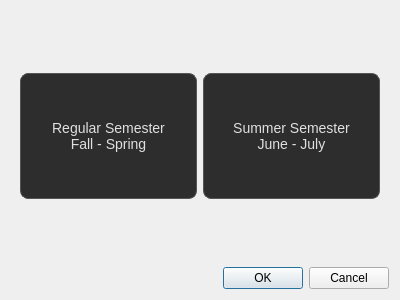
<?xml version="1.0" encoding="UTF-8"?>
<ui version="4.0">
 <class>newSemester</class>
 <widget class="QDialog" name="newSemester">
  <property name="geometry">
   <rect>
    <x>0</x>
    <y>0</y>
    <width>400</width>
    <height>300</height>
   </rect>
  </property>
  <property name="windowTitle">
   <string>Dialog</string>
  </property>
  <layout class="QVBoxLayout" name="verticalLayout">
   <item>
    <widget class="QFrame" name="frame">
     <property name="frameShape">
      <enum>QFrame::Shape::NoFrame</enum>
     </property>
     <property name="frameShadow">
      <enum>QFrame::Shadow::Raised</enum>
     </property>
     <layout class="QHBoxLayout" name="horizontalLayout">
      <item>
       <widget class="QPushButton" name="regular_semester_button">
        <property name="minimumSize">
         <size>
          <width>0</width>
          <height>126</height>
         </size>
        </property>
        <property name="cursor">
         <cursorShape>PointingHandCursor</cursorShape>
        </property>
        <property name="layoutDirection">
         <enum>Qt::LayoutDirection::LeftToRight</enum>
        </property>
        <property name="styleSheet">
         <string notr="true">QPushButton {
    background-color: #2d2d2d;
    border: 1px solid #555;
    border-radius: 8px;
    color: #e0e0e0;
    padding: 15px;
    font-size: 14px;
    text-align: center;
}

QPushButton:hover {
    background-color: #353535;
    border-color: #3daee9;
}

QPushButton:pressed {
    background-color: #3daee9;
    color: white;
}

QPushButton:checked {
    background-color: #353535;
    border-color: #3daee9;
}</string>
        </property>
        <property name="text">
         <string>Regular Semester
Fall - Spring</string>
        </property>
        <property name="checkable">
         <bool>true</bool>
        </property>
        <property name="checked">
         <bool>false</bool>
        </property>
        <property name="autoExclusive">
         <bool>true</bool>
        </property>
        <property name="autoDefault">
         <bool>false</bool>
        </property>
        <property name="default">
         <bool>false</bool>
        </property>
        <property name="flat">
         <bool>false</bool>
        </property>
       </widget>
      </item>
      <item>
       <widget class="QPushButton" name="summer_semester_button">
        <property name="minimumSize">
         <size>
          <width>0</width>
          <height>126</height>
         </size>
        </property>
        <property name="cursor">
         <cursorShape>PointingHandCursor</cursorShape>
        </property>
        <property name="layoutDirection">
         <enum>Qt::LayoutDirection::LeftToRight</enum>
        </property>
        <property name="styleSheet">
         <string notr="true">QPushButton {
    background-color: #2d2d2d;
    border: 1px solid #555;
    border-radius: 8px;
    color: #e0e0e0;
    padding: 15px;
    font-size: 14px;
    text-align: center;
}

QPushButton:hover {
    background-color: #353535;
    border-color: #3daee9;
}

QPushButton:pressed {
    background-color: #3daee9;
    color: white;
}

QPushButton:checked {
    background-color: #353535;
    border-color: #3daee9;
}</string>
        </property>
        <property name="text">
         <string>Summer Semester
June - July</string>
        </property>
        <property name="checkable">
         <bool>true</bool>
        </property>
        <property name="autoExclusive">
         <bool>true</bool>
        </property>
        <property name="autoDefault">
         <bool>false</bool>
        </property>
        <property name="default">
         <bool>false</bool>
        </property>
        <property name="flat">
         <bool>false</bool>
        </property>
       </widget>
      </item>
     </layout>
    </widget>
   </item>
   <item>
    <widget class="QDialogButtonBox" name="buttonBox">
     <property name="orientation">
      <enum>Qt::Orientation::Horizontal</enum>
     </property>
     <property name="standardButtons">
      <set>QDialogButtonBox::StandardButton::Cancel|QDialogButtonBox::StandardButton::Ok</set>
     </property>
    </widget>
   </item>
  </layout>
 </widget>
 <resources/>
 <connections>
  <connection>
   <sender>buttonBox</sender>
   <signal>accepted()</signal>
   <receiver>newSemester</receiver>
   <slot>accept()</slot>
   <hints>
    <hint type="sourcelabel">
     <x>248</x>
     <y>254</y>
    </hint>
    <hint type="destinationlabel">
     <x>157</x>
     <y>274</y>
    </hint>
   </hints>
  </connection>
  <connection>
   <sender>buttonBox</sender>
   <signal>rejected()</signal>
   <receiver>newSemester</receiver>
   <slot>reject()</slot>
   <hints>
    <hint type="sourcelabel">
     <x>316</x>
     <y>260</y>
    </hint>
    <hint type="destinationlabel">
     <x>286</x>
     <y>274</y>
    </hint>
   </hints>
  </connection>
 </connections>
</ui>
